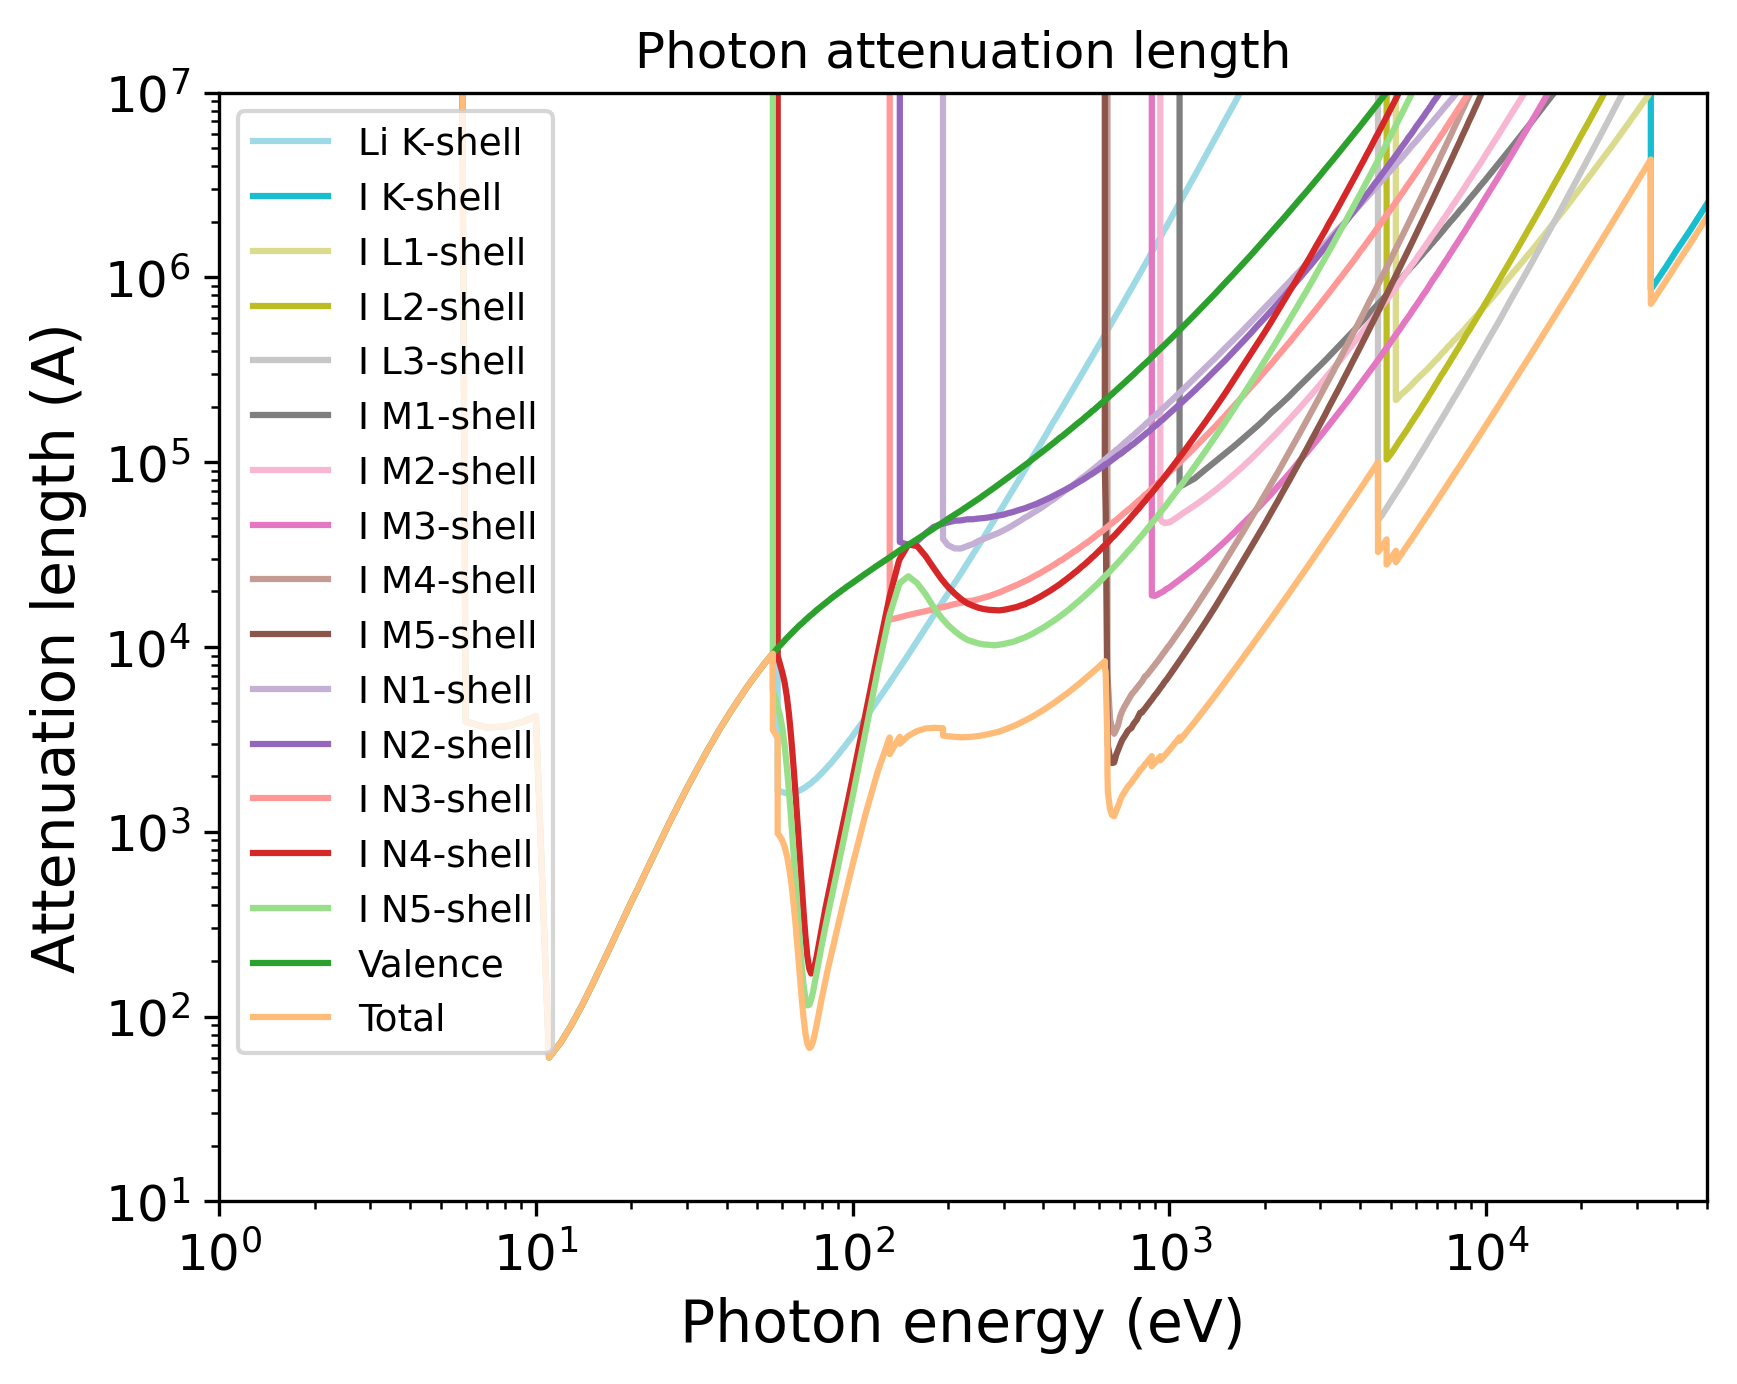

This figure's Python source:
import pandas as pd
import numpy as np
import matplotlib.pyplot as plt
import matplotlib.cm as cm
# Set the format:
plt.xlabel("Photon energy (eV)", fontsize=14)
plt.ylabel("Attenuation length (A)", fontsize=14)
plt.xticks(fontsize=12)
plt.yticks(fontsize=12)
plt.grid(False)
# Set the axes:
# Read the output file:
df = pd.read_csv(r"OUTPUT_LiI_Photon_IMFP.dat", sep=r'\s+', header=None, comment="#", skipinitialspace=True)
plt.xscale("log")
plt.yscale("log")
# Prepare the plot:
columns_to_plot = [ 1, 2, 3, 4, 5, 6, 7, 8, 9, 10, 11, 12, 13, 14, 15, 16, 17]
labels = [ "Li K-shell", "I K-shell", "I L1-shell", "I L2-shell", "I L3-shell", "I M1-shell", "I M2-shell", "I M3-shell", "I M4-shell", "I M5-shell", "I N1-shell", "I N2-shell", "I N3-shell", "I N4-shell", "I N5-shell", "Valence", "Total"]
# Create N distinct colors from a colormap
N = len(columns_to_plot)
colors = plt.cm.tab20(np.linspace(1, 0, 20))
# Set line styles:
linestyles = [ "-", "-", "-", "-", "-", "-", "-", "-", "-", "-", "-", "-", "-", "-", "-", "-", "-"]
for i, col in enumerate(columns_to_plot):
    color = colors[i % len(colors)]
    ls    = linestyles[i % len(linestyles)]
    label = labels[i % len(labels)]
    plt.plot(df.iloc[:, 0], df.iloc[:, col],
    color=color,
    label=label,
    linestyle=ls)
plt.xlim(1.00000000,50000.00000000)
plt.ylim(10.00000000,10000000.00000000)
plt.title("Photon attenuation length")
plt.legend(loc="best", fontsize=9)
# Save the plot in this format:
plt.savefig("OUTPUT_MFP_photon.png", dpi=300, bbox_inches="tight")
